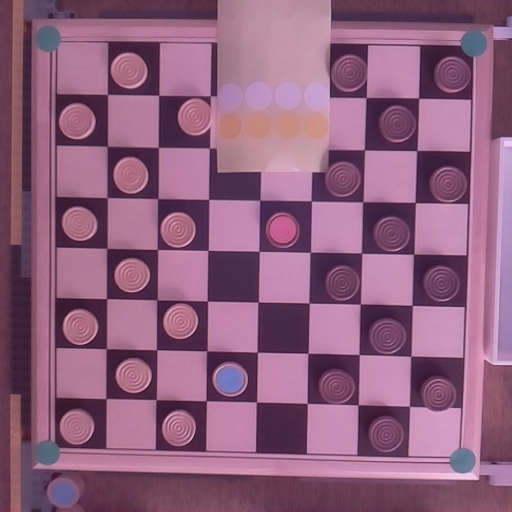
#> input picture test.png, 512 x 512 px, given in place of stream.mjpg, which was not available
$ python Example_BoardGame_Detection.py
#> lines starting #> are read from the running program, lines starting #| are printed output that depends on the picture; after the words box and inside, x2 and y2 are one past the last pixel; in counts of white or black regions, pixels touching at a corner belong together; pictures that were not available may be replaced by others from this repository, and a replacement may not be noted
### src/GameBoardDetector.py
import cv2
import numpy as np
from src import board_detection as bd
from src import figure_detection as fd
from src.interface import Piece
from src import ColorDetector
import math
import time


class Detector:
    debug = True
    layers = []
    default_options = {}

    def __init__(self):
        self.options = self.default_options

    def set_debug(self, boolean: bool):
        self.debug = boolean

    def add_debug_layer(self, name: str):
        self.layers.append(
            {
                "name": f"Debug Function: {name}",
                "image": self.debug_image
            }
        )

    def show_debug_layers(self):
        for layer in self.layers:
            cv2.imshow(layer["name"], layer["image"])

    def update_options(self, options):
        self.options.update(options)


class BoardDetector(Detector):
    default_options = {
        "prepare": {
            "resize": [512, 512]
        },
        "corners": {
            "maxcorners": 500,
            "qualitylevel": 0.01,
            "mindistance": 20
        },
        "lines": {
            "harris": {
                "rho": 1,
                "theta": 0.01,
                "threshold": 350
            },
            "filter": {
                "rho": 20,
                "theta": 0.15
            }
        },
        "similarpoints": {
            "range": 9
        },
        "correctlines": {
            "amount": 9
        }
    }

    def __init__(self):
        super().__init__()

    def _prepare_image(self, frame):
        opt = self.options["prepare"]
        # prepare the input frame
        self.frame = frame
        self.res_frame = cv2.resize(self.frame, (opt["resize"][0], opt["resize"][1]))
        self.cframe = self.res_frame.copy()
        self.gray_frame = cv2.cvtColor(self.frame, cv2.COLOR_BGR2GRAY)

    def _corner_detection(self, frame):
        opt = self.options["corners"]

        self.debug_image = frame.copy()
        self.harris_corners = bd.find_corners(
            frame, opt["maxcorners"], opt["qualitylevel"], opt["mindistance"]
        )
        # remap the corners to points
        corners = []
        if self.harris_corners is not None:
            for corner in self.harris_corners:
                corners.append(corner[0])
                if self.debug:
                    cv2.circle(self.debug_image, (int(corner[0][0]), int(corner[0][1])), 3, (0, 0, 255))

        self.add_debug_layer("corner detection")
        return corners

    def _line_detection(self, frame):
        opt = self.options["lines"]

        # find lines based of a canny image (binary image)
        self.debug_image = frame.copy()
        canny = cv2.Canny(frame, 100, 300)

        self.hough_lines = bd.find_lines(
            canny, opt["harris"]["rho"], opt["harris"]["theta"],
            opt["harris"]["threshold"]
        )
        self.hough_lines = bd.filter_lines(
            self.hough_lines, opt["filter"]["rho"], opt["filter"]["theta"]
        )

        # prepare the lines to find the intersections
        lines = []
        if self.hough_lines is not None:
            for i in range(0, len(self.hough_lines)):
                rho = self.hough_lines[i][0][0]
                theta = self.hough_lines[i][0][1]
                a = math.cos(theta)
                b = math.sin(theta)
                x0 = a * rho
                y0 = b * rho
                pt1 = (int(x0 + 1000*(-b)), int(y0 + 1000*(a)))
                pt2 = (int(x0 - 1000*(-b)), int(y0 - 1000*(a)))
                lines.append(
                    (x0 + 1000*(-b), int(y0 + 1000*(a)),
                     int(x0 - 1000*(-b)), int(y0 - 1000*(a)))
                )
                cv2.line(self.debug_image, pt1, pt2, 255, 1)

        self.add_debug_layer("line detection")
        return lines

    def _calculate_intersections(self, lines):
        self.debug_image = self.res_frame.copy()
        # get the intersections
        intersec_obj = bd.get_intersections(lines)
        # filter intersections that are not in the image
        bd.filter_intersections(intersec_obj, self.debug_image, display=True)

        self.add_debug_layer("calculate intersections")
        return intersec_obj

    def _find_similar_corners_to_intersections(self, intersections,
                                               corners, in_range):
        # find the intersections that are close to the corners
        # remove the other ones
        self.debug_image = self.res_frame.copy()
        for i, line in enumerate(intersections):
            to_be_removed = []
            for intersec in line["intersections"]:
                close = False
                for corner in corners:
                    if bd.is_close_to(intersec["position"], corner, radian=in_range):
                        cv2.circle(self.debug_image, (int(intersec["position"][0]), int(intersec["position"][1])), 3, (255, 255, 0))
                        close = True
                        break
                if not close:
                    to_be_removed.append(intersec)
            for remove in to_be_removed:
                intersections[i]["intersections"].remove(remove)

        self.add_debug_layer("similar corner and intersections")
        return intersections

    def _find_correct_lines(self, intersec_obj, amount):
        # only enable the lines with at least 9 correct points
        correct_lines = []
        for line in intersec_obj:
            if len(line["intersections"]) >= amount:
                correct_lines.append(line["line"])
        return correct_lines

    def _find_correct_points(self, correct_lines, intersec_obj):
        self.debug_image = self.res_frame.copy()
        correct_points = []
        for line in intersec_obj:
            if line["line"] in correct_lines:
                for intersec in line["intersections"]:
                    if intersec["line"] in correct_lines:
                        # check if already added
                        if intersec["position"] not in correct_points:
                            correct_points.append(intersec["position"])
                            cv2.circle(self.debug_image, (int(intersec["position"][0]), int(intersec["position"][1])), 6, (0, 255, 0))
        self.add_debug_layer("find correct points")
        return correct_points

    def _get_board_perspective(self, points, min_points):
        if len(points) >= min_points:
            return bd.get_chessboard_perspective(self.res_frame, points)
        else:
            return None

    def find_board(self, image):
        self._prepare_image(image)
        # find the specific features for the board detection
        corners = self._corner_detection(self.res_frame)
        lines = self._line_detection(self.res_frame)

        # find the intersections of the lines
        intersections = self._calculate_intersections(lines)
        # find intersections that are in a range of the corners
        similar_intersections = \
            self._find_similar_corners_to_intersections(
                intersections, corners,
                self.options["similarpoints"]["range"]
            )

        # select the lines that have at least 9 similar points
        correct_lines = self._find_correct_lines(
            similar_intersections, self.options["correctlines"]["amount"]
        )
        # select the similar intersection points only from the correct lanes
        correct_points = self._find_correct_points(
            correct_lines, similar_intersections
        )

        # get the chessboard perspective, if the amount of
        # correct points is equal or larger than 9*9
        board_perspective = self._get_board_perspective(
            correct_points, 9*9
        )

        return board_perspective

    # [14 lines left out: function find_board_from_cap, not called in this run]


class FigureDetector(Detector):
    default_options = {
        "circles": {
            "rho": 1,
            "mindist": 40,
            "param1": 150,
            "param2": 15,
            "minradius": 0,
            "maxradius": 30
        },
        "colors": {
            "white": {
                "normal": {
                    "lower": [163, 94, 148],
                    "upper": [183, 114, 228]
                },
                "king": {
                    "lower": [115, 64, 125],
                    "upper": [149, 84, 205]
                },
            },
            "black": {
                "normal": {
                    "lower": [153, 101, 84],
                    "upper": [173, 121, 164]
                },
                "king": {
                    "lower": [159, 124, 162],
                    "upper": [179, 144, 242]
                }
            }
        }
    }
    board_perspective = None

    def __init__(self):
        super().__init__()

    # [122 lines left out: functions to_1_32_position, find_circles, find_piece_chessboard_position, find_pieces_team, find_pieces, not called in this run]

### src/board_detection.py
"""
Board Detection
@file           board-detection.py
@description    This file contains all necessary functions to
                extract a board game (chess or checkers board)
                of an image
@author         callFEELD
@version        0.1
"""

# Imports
import cv2              # for general image processing
import numpy as np      # for math operations


def find_lines(image, rho, theta, threshold):
    """Finding lines based on a hough transformation for lines

    Arguments:
        image {[type]} -- [description]
        rho {[type]} -- [description]
        theta {[type]} -- [description]
        threshold {[type]} -- [description]

    Returns:
        cv2.HoughLines --  the found lines
    """
    kernel = np.ones((3, 3), np.uint8)
    image = cv2.dilate(image, kernel, iterations=1)
    return cv2.HoughLines(image, rho, theta, threshold)


def filter_lines(lines, rho_threshold, theta_threshold):
    """Filtering lines which are close to each other

    Arguments:
        lines {cv2.HoughLines} -- Found cv2.HoughLines
        rho_threshold {[type]} -- [description]
        theta_threshold {[type]} -- [description]

    Returns:
        cv2.HoughLines -- filtered hough lines
    """
    if lines is None:
        return None

    similar_lines = {i : [] for i in range(len(lines))}

    for i in range(len(lines)):
        for j in range(len(lines)):
            if i == j:
                continue

            rho_i,theta_i = lines[i][0]
            rho_j,theta_j = lines[j][0]

            if abs(rho_i - rho_j) < rho_threshold and abs(theta_i - theta_j) < theta_threshold:
                similar_lines[i].append(j)

    indices = [i for i in range(len(lines))]
    indices.sort(key=lambda x : len(similar_lines[x]))

    # line flags is the base for the filtering
    line_flags = len(lines)*[True]
    for i in range(len(lines) - 1):
        if not line_flags[indices[i]]: # if we already disregarded the ith element in the ordered list then we don't care (we will not delete anything based on it and we will never reconsider using this line again)
            continue

        for j in range(i + 1, len(lines)): # we are only considering those elements that had less similar line
            if not line_flags[indices[j]]: # and only if we have not disregarded them already
                continue

            rho_i,theta_i = lines[indices[i]][0]
            rho_j,theta_j = lines[indices[j]][0]
            if abs(rho_i - rho_j) < rho_threshold and abs(theta_i - theta_j) < theta_threshold:
                line_flags[indices[j]] = False

    filtered_lines = []
    for i in range(len(lines)): # filtering
        if line_flags[i]:
            filtered_lines.append(lines[i])
    return filtered_lines


def find_corners(image, max_corners, quality_level, min_distance):
    """Finds corners inside an image based on cv2.goodFeaturesToTrack with Harris

    Arguments:
        image {[type]} -- [description]

    Returns:
        [type] -- [description]
    """
    gray = cv2.cvtColor(image, cv2.COLOR_BGR2GRAY)

    return cv2.goodFeaturesToTrack(
        gray, max_corners, quality_level, min_distance, useHarrisDetector=True
    )


# [19 lines left out: function divide_chessboard, not called in this run]


def get_intersect(a1, a2, b1, b2, integer=False):
    """
    Returns the point of intersection of the lines passing
    through a2,a1 and b2,b1.
    a1: [x, y] a point on the first line
    a2: [x, y] another point on the first line
    b1: [x, y] a point on the second line
    b2: [x, y] another point on the second line
    """
    s = np.vstack([a1, a2, b1, b2])        # s for stacked
    h = np.hstack((s, np.ones((4, 1))))  # h for homogeneous
    l1 = np.cross(h[0], h[1])           # get first line
    l2 = np.cross(h[2], h[3])           # get second line
    x, y, z = np.cross(l1, l2)          # point of intersection
    if z == 0:                          # lines are parallel
        return (float('inf'), float('inf'))

    if integer:
        return [int(x/z), int(y/z)]
    return (x/z, y/z)

def get_intersections(lines):
    ret_obj = []
    """
    ret_obj = [
        {
            line: LINE_INDEX,
            intersections: [
                {
                    line: LINE_INDEX,
                    position: [x, y]
                }
            ]
        }
    ]
    """
    if lines is not None:
        for i, line in enumerate(lines):
            line_intersections = []
            x1, y1, x2, y2 = line
            for j, nline in enumerate(lines):
                if j==i:
                    continue
                nx1, ny1, nx2, ny2 = nline
                px, py = get_intersect([x1, y1], [x2, y2], [nx1, ny1], [nx2, ny2])

                if px != float('inf') and py != float('inf'):
                    line_intersections.append({
                        "line": j,
                        "position": [px, py]
                    })

            ret_obj.append(
                {
                    "line": i,
                    "intersections": line_intersections
                }
            )

    return ret_obj


def filter_intersections(intersections, image, display=False):
    height, width, _ = image.shape
    # filter intersections that are not in the image
    for i, line in enumerate(intersections):
        to_be_removed = []
        for intersec in line["intersections"]:
            if intersec["position"][0] < 0 or intersec["position"][1] < 0 or intersec["position"][0] > width or intersec["position"][1] > height:
                to_be_removed.append(intersec)
            else:
                if display:
                    cv2.circle(image, (int(intersec["position"][0]), int(intersec["position"][1])), 5, (255, 255, 255))
        for remove in to_be_removed:
            intersections[i]["intersections"].remove(remove)


# [56 lines left out: function get_chessboard_perspective, not called in this run]


def is_close_to(point1, point2, radian=4):
    p1x, p1y = point1
    p2x, p2y = point2

    if abs(p1x - p2x) <= radian and abs(p1y - p2y) <= radian:
        return True
    return False


# [32 lines left out: function find_lines_with_corners, not called in this run]

### src/interface.py
def verify_valid_position(func):
    # [4 lines left out: function function_wrapper, not called in this run]
    return function_wrapper


def verify_valid_player(func):
    # [4 lines left out: function function_wrapper, not called in this run]
    return function_wrapper


class InvalidPiecePosition(Exception):
    def __init__(self, *args, **kwargs):
        Exception.__init__(self, "The position must be between 1 and 32.")


class InvalidPlayer(Exception):
    def __init__(self, *args, **kwargs):
        Exception.__init__(self, "The player must be either 1 or 2.")


class Piece:
    # [15 lines left out: functions __init__, to_dict, not called in this run]

    def get_position(self):
        return self.position

    def get_player(self):
        return self.player

    def is_king(self):
        return self.king

    @verify_valid_position
    def set_position(self, position: int):
        self.position = position

    @verify_valid_player
    def set_player(self, player: int):
        self.player = player

    def set_king(self, king: bool):
        self.king = king


class Move:
    # [6 lines left out: function __init__, not called in this run]

    def get_origin(self):
        return self.origin

    def get_target(self):
        return self.target

    @verify_valid_position
    def set_origin(self, origin: int):
        self.origin = origin

    @verify_valid_position
    def set_target(self, target: int):
        self.target = target

### Example_BoardGame_Detection.py
"""
Example_BoardGame_Detection
@file           Example_BoardGame_Detection.py
@description    This file contains an example of how to use the
                game board detectors
@author         callFEELD
@version        0.1
"""

from src.GameBoardDetector import BoardDetector, FigureDetector
import cv2
import time


PI = "http://192.168.255.10:8000/stream.mjpg"


# [41 lines left out: functions get_img_from_pi, single_test, not called in this run]


def videocapture_test():
    gbd = BoardDetector()
    gfd = FigureDetector()

    options = {
        "corners": {
            "maxcorners": 500,
            "qualitylevel": 0.001,
            "mindistance": 20
        }
    }

    gbd.update_options(options)

    cap = cv2.VideoCapture(PI)
    while True:
        ret, frame = cap.read()
#> frame is the input picture: shape (512, 512, 3); mean B, G, R 125.6, 96.1, 143.8
        if ret:
            start = time.time()
            board_perspective = gbd.find_board(frame)
#> in _prepare_image, `self.gray_frame = cv2.cvtColor(self.frame, cv2.COLOR_BGR2GRAY)`:
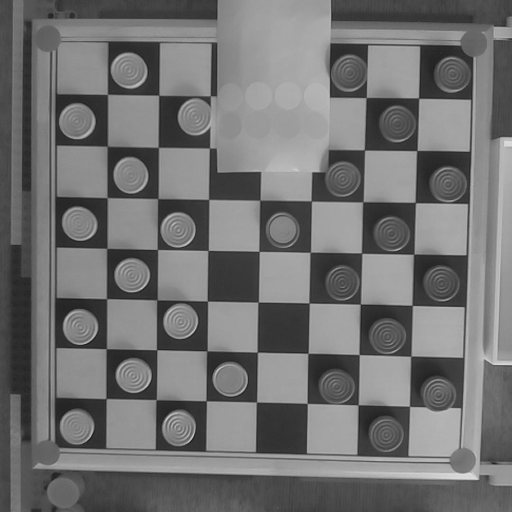
#> self.gray_frame: shape (512, 512); min 25, max 224, mean 113.7
#> in _corner_detection, `self.harris_corners = bd.find_corners( frame, opt["maxcorners"], opt["..`: self.harris_corners = 129 rows, first 8: [330, 96], [463, 308], [313, 173], [465, 254], [468, 150], [308, 404], [256, 351], [413, 306]
#> the loop in _corner_detection, `for corner in self.harris_corners:` made 129 passes
#> after the loop in _corner_detection, `for corner in self.harris_corners:`:
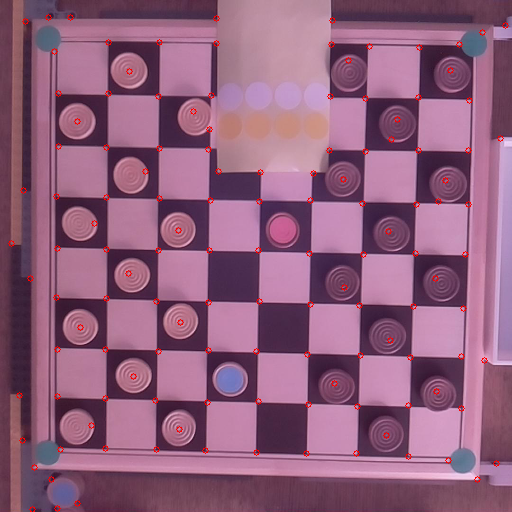
#> self.debug_image: shape (512, 512, 3); 0.79% of pixels changed, all inside (x1, y1, x2, y2) = (8, 14, 509, 512)
#> after the loop in _corner_detection, `for corner in self.harris_corners:`: corners = 129 pairs, first value 11 to 505, second value 17 to 509
#> in _line_detection, `canny = cv2.Canny(frame, 100, 300)`:
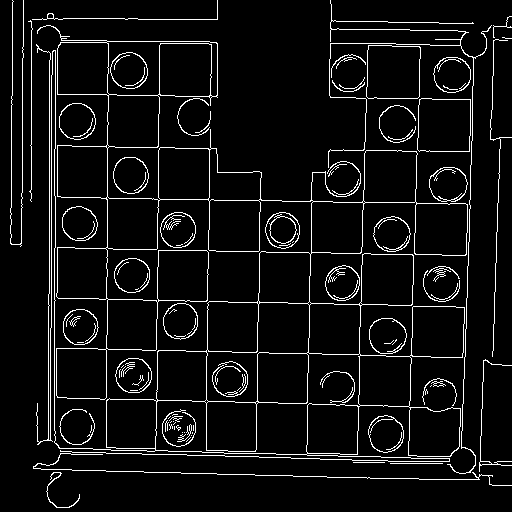
#> canny: shape (512, 512); 6.3% white in thin lines or dots
#> in find_lines, `image = cv2.dilate(image, kernel, iterations=1)`:
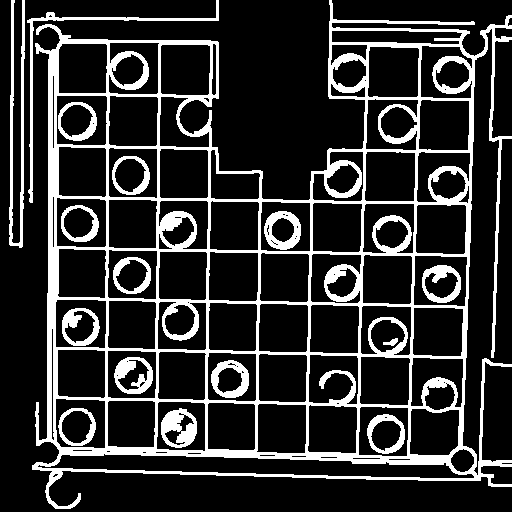
#> image: shape (512, 512); 18.9% white; 16 white regions, largest, box (x1, y1, x2, y2) and area: (32, 0, 512, 509) 39221, (9, 0, 25, 248) 1554, (27, 0, 219, 203) 1251
#> in _line_detection, `self.hough_lines = bd.find_lines( canny, opt["harris"]["rho"], opt["ha..`: self.hough_lines = 35 rows, first 8: [195, 1.59], [53, 0.01], [466, 1.6], [54, 0], [57, 0.01], [421, 0.03], [446, 1.6], [49, 0]
#> in filter_lines, `similar_lines = {i : [] for i in range(len(lines))}`: similar_lines = 35 items
#> the loop in filter_lines, `for i in range(len(lines)):` made 35 passes
#> in filter_lines, `indices = [i for i in range(len(lines))]`: indices = 35 values from 0 to 34
#> in filter_lines, `line_flags = len(lines)*[True]`: line_flags = 35 items, first 6: True, True, True, True, True, True
#> the loop in filter_lines, `for i in range(len(lines) - 1):` made 34 passes
#> after the loop in filter_lines, `for i in range(len(lines) - 1):`: line_flags = 35 items, first 6: True, True, False, False, False, True
#> after the loop in filter_lines, `for i in range(len(lines)):`: filtered_lines = [[[195, 1.59]], [[53, 0.01]], [[421, 0.03]], [[446, 1.6]], [[246, 1.59]], [[-49, 3.13]], [[367, 0.02]], [[297, 1.59]], [[160, 0.01]], [[107, 0]], [[211, 0.01]], [[347, 1.59]], [[395, 1.6]], [[469, 1.59]], [[475, 0.03]]]
#> in _line_detection, `self.hough_lines = bd.filter_lines( self.hough_lines, opt["filter"]["r..`: self.hough_lines has the same summary as filtered_lines in filter_lines
#> the loop in _line_detection, `for i in range(0, len(self.hough_lines)):` made 15 passes
#> (rho, theta, a, b, x0, y0, pt1, pt2) on passes 1 to 3: (195, 1.59, -0.0192, 1, -3.74, 195, (-1003, 175), (996, 214)), (53, 0.01, 1, 0.01, 53, 0.53, (42, 1000), (62, -999)), (421, 0.03, 1, 0.03, 420.8, 12.63, (390, 1012), (450, -986))
#> after the loop in _line_detection, `for i in range(0, len(self.hough_lines)):`:
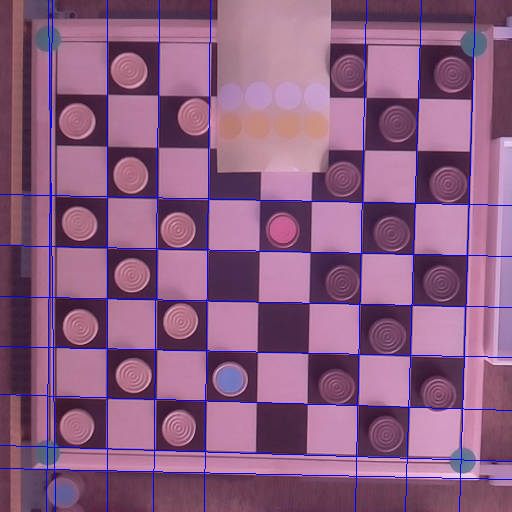
#> self.debug_image: shape (512, 512, 3); 2.89% of pixels changed, all inside (x1, y1, x2, y2) = (0, 0, 512, 512)
#> after the loop in _line_detection, `for i in range(0, len(self.hough_lines)):`: lines = 15 items, first 6: (-1003.6, 175, 996, 214), (43, 1000, 62, -999), (390.8, 1012, 450, -986), (-1012.6, 416, 986, 475), (-1004.5, 226, 995, 265), (37.4, -1000, 60, 999)
#> the loop in get_intersections, `for i, line in enumerate(lines):` made 15 passes
#> line on passes 7 to 10: (346.9, 1007, 386, -992), (-1005.5, 277, 994, 316), (150, 1001, 169, -998), (107, 1000, 107, -1000)
#> the loop in filter_intersections, `for i, line in enumerate(intersections):` made 15 passes
#> the loop in _find_similar_corners_to_intersections, `for i, line in enumerate(intersections):` made 15 passes
#> after the loop in _find_similar_corners_to_intersections, `for i, line in enumerate(intersections):`:
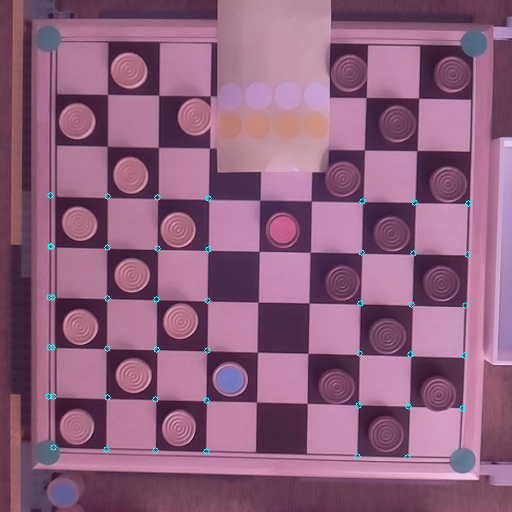
#> self.debug_image: shape (512, 512, 3); 0.27% of pixels changed, all inside (x1, y1, x2, y2) = (45, 192, 472, 461)
#> the loop in _find_correct_lines, `for line in intersec_obj:` made 15 passes
#> line on pass 14: {'line': 13, 'intersections': []}
#> the loop in _find_correct_points, `for line in intersec_obj:` made 15 passes
            gbd.show_debug_layers()
            if board_perspective is not None:
                pieces = gfd.find_pieces(board_perspective)
                gfd.show_debug_layers()
                print(pieces)
                print()

            print(f"Image analysing time: {int((time.time()-start)*1000)}ms")

            if cv2.waitKey(1) == 27:
#> (key Esc is pressed here)
                break


videocapture_test()
